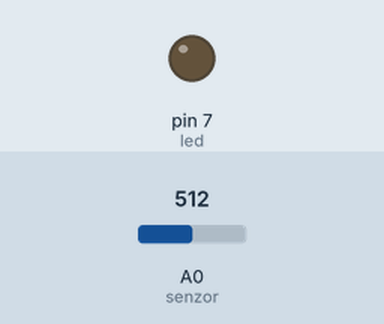
This sketch was run on a simulated Arduino Uno, built with avr-gcc and run on an emulated ATmega328P. On the bench: output pins drawn as LEDs (lit = HIGH). Inputs (shaded band) come from the test bench; at power-on: A0 (senzor) = 512.

Above: at 1.2 s.
1.3 s: A0 (senzor) set to 107
2.8 s: A0 (senzor) set to 93
At 3.8 s:
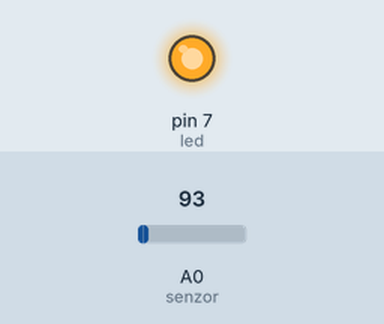
4.3 s: A0 (senzor) set to 110
At 4.9 s:
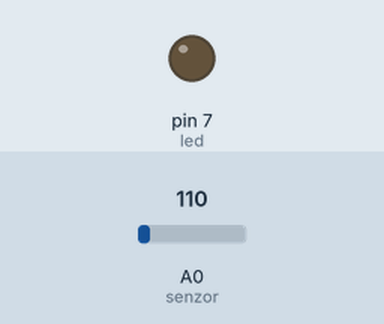
5.8 s: A0 (senzor) set to 90
At 6.3 s:
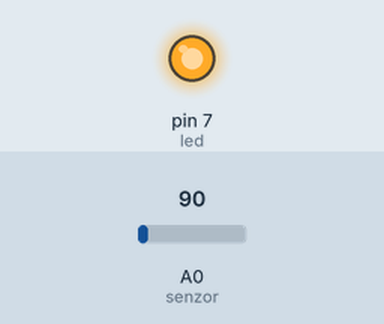
Timing chart, 0 to 8.3 s (numbered marks = the images above; inputs shaded):
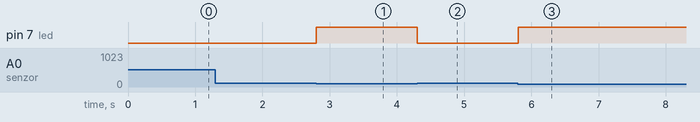

Measured:
- the behaviour switches between 100 and 99 on A0 (senzor) (found by bisection; images 0 and 1)
- after the input at 1.3 s, every drawn part: stays the same
- after the input at 2.8 s, pin 7 (led): LOW → HIGH at once
- after the input at 4.3 s, pin 7 (led): HIGH → LOW at once
- after the input at 5.8 s, pin 7 (led): LOW → HIGH at once

The sketch:

light.ino
```cpp
int senzor=0;
int led=7;
void setup() {
  pinMode(led, OUTPUT);
  pinMode(senzor, INPUT);
  Serial.begin(9600);
}

void loop() {
  // put your main code here, to run repeatedly:
  int lumina=analogRead(senzor);
  if(lumina<100){
    digitalWrite(led,HIGH);
  }
  else{
      digitalWrite(led,LOW);
  }
  delay(10);
}
```
